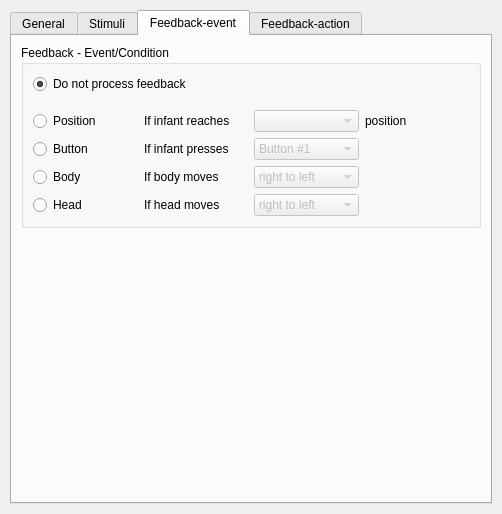
<?xml version="1.0" encoding="UTF-8"?>
<ui version="4.0">
 <class>CTConfWallRight</class>
 <widget class="QWidget" name="CTConfWallRight">
  <property name="geometry">
   <rect>
    <x>0</x>
    <y>0</y>
    <width>502</width>
    <height>514</height>
   </rect>
  </property>
  <property name="sizePolicy">
   <sizepolicy hsizetype="MinimumExpanding" vsizetype="Preferred">
    <horstretch>0</horstretch>
    <verstretch>0</verstretch>
   </sizepolicy>
  </property>
  <property name="minimumSize">
   <size>
    <width>500</width>
    <height>0</height>
   </size>
  </property>
  <property name="windowTitle">
   <string/>
  </property>
  <layout class="QVBoxLayout" name="qvb_main_layout">
   <property name="spacing">
    <number>20</number>
   </property>
   <property name="margin">
    <number>10</number>
   </property>
   <item>
    <widget class="QTabWidget" name="tabWidget">
     <property name="currentIndex">
      <number>2</number>
     </property>
     <widget class="QWidget" name="tabGeneral">
      <attribute name="title">
       <string>General</string>
      </attribute>
      <layout class="QVBoxLayout" name="verticalLayout">
       <item>
        <widget class="QGroupBox" name="qgb_comment">
         <property name="title">
          <string>Comment</string>
         </property>
         <property name="flat">
          <bool>true</bool>
         </property>
         <layout class="QGridLayout" name="qgl_comment_layout">
          <property name="leftMargin">
           <number>0</number>
          </property>
          <property name="topMargin">
           <number>10</number>
          </property>
          <property name="rightMargin">
           <number>0</number>
          </property>
          <property name="bottomMargin">
           <number>10</number>
          </property>
          <property name="horizontalSpacing">
           <number>10</number>
          </property>
          <property name="verticalSpacing">
           <number>5</number>
          </property>
          <item row="0" column="0">
           <widget class="QPlainTextEdit" name="qte_comment">
            <property name="sizePolicy">
             <sizepolicy hsizetype="Expanding" vsizetype="Fixed">
              <horstretch>0</horstretch>
              <verstretch>0</verstretch>
             </sizepolicy>
            </property>
            <property name="minimumSize">
             <size>
              <width>0</width>
              <height>50</height>
             </size>
            </property>
            <property name="maximumSize">
             <size>
              <width>16777215</width>
              <height>50</height>
             </size>
            </property>
            <property name="horizontalScrollBarPolicy">
             <enum>Qt::ScrollBarAlwaysOff</enum>
            </property>
           </widget>
          </item>
         </layout>
        </widget>
       </item>
       <item>
        <widget class="QGroupBox" name="qgb_runtime">
         <property name="title">
          <string>Runtime</string>
         </property>
         <property name="flat">
          <bool>true</bool>
         </property>
         <layout class="QGridLayout" name="qgl_runtime_layout">
          <property name="leftMargin">
           <number>0</number>
          </property>
          <property name="topMargin">
           <number>10</number>
          </property>
          <property name="rightMargin">
           <number>0</number>
          </property>
          <property name="bottomMargin">
           <number>10</number>
          </property>
          <property name="horizontalSpacing">
           <number>10</number>
          </property>
          <property name="verticalSpacing">
           <number>5</number>
          </property>
          <item row="0" column="2">
           <widget class="QLabel" name="qlb_block_repetitions">
            <property name="text">
             <string>Block repetitions</string>
            </property>
           </widget>
          </item>
          <item row="0" column="1">
           <widget class="CTDoubleSpinBox" name="qsb_block_duration">
            <property name="readOnly">
             <bool>true</bool>
            </property>
            <property name="buttonSymbols">
             <enum>QAbstractSpinBox::NoButtons</enum>
            </property>
            <property name="suffix">
             <string> sec.</string>
            </property>
            <property name="decimals">
             <number>1</number>
            </property>
            <property name="minimum">
             <double>0.000000000000000</double>
            </property>
            <property name="maximum">
             <double>300.000000000000000</double>
            </property>
            <property name="singleStep">
             <double>0.100000000000000</double>
            </property>
            <property name="value">
             <double>0.000000000000000</double>
            </property>
           </widget>
          </item>
          <item row="0" column="0">
           <widget class="QLabel" name="qlb_block_duration">
            <property name="text">
             <string>Block duration</string>
            </property>
           </widget>
          </item>
          <item row="0" column="3">
           <widget class="CTSpinBox" name="qsb_block_repetitions">
            <property name="suffix">
             <string> x</string>
            </property>
            <property name="minimum">
             <number>1</number>
            </property>
            <property name="maximum">
             <number>100</number>
            </property>
           </widget>
          </item>
          <item row="1" column="0">
           <widget class="QLabel" name="qlb_pause">
            <property name="text">
             <string>Pause</string>
            </property>
           </widget>
          </item>
          <item row="1" column="1">
           <widget class="CTDoubleSpinBox" name="qsb_pause">
            <property name="suffix">
             <string> sec.</string>
            </property>
            <property name="decimals">
             <number>1</number>
            </property>
            <property name="singleStep">
             <double>0.100000000000000</double>
            </property>
           </widget>
          </item>
         </layout>
        </widget>
       </item>
       <item>
        <spacer name="verticalSpacer">
         <property name="orientation">
          <enum>Qt::Vertical</enum>
         </property>
         <property name="sizeHint" stdset="0">
          <size>
           <width>20</width>
           <height>40</height>
          </size>
         </property>
        </spacer>
       </item>
      </layout>
     </widget>
     <widget class="QWidget" name="tabStimuli">
      <attribute name="title">
       <string>Stimuli</string>
      </attribute>
      <layout class="QVBoxLayout" name="verticalLayout_2">
       <item>
        <widget class="QGroupBox" name="qgb_stimuli">
         <property name="title">
          <string>Stimuli</string>
         </property>
         <property name="flat">
          <bool>true</bool>
         </property>
         <layout class="QVBoxLayout" name="qvb_stimuli_layout">
          <property name="spacing">
           <number>10</number>
          </property>
          <property name="leftMargin">
           <number>0</number>
          </property>
          <property name="topMargin">
           <number>10</number>
          </property>
          <property name="rightMargin">
           <number>0</number>
          </property>
          <property name="bottomMargin">
           <number>10</number>
          </property>
         </layout>
        </widget>
       </item>
       <item>
        <spacer name="verticalSpacer_2">
         <property name="orientation">
          <enum>Qt::Vertical</enum>
         </property>
         <property name="sizeHint" stdset="0">
          <size>
           <width>20</width>
           <height>40</height>
          </size>
         </property>
        </spacer>
       </item>
      </layout>
     </widget>
     <widget class="QWidget" name="tab">
      <attribute name="title">
       <string>Feedback-event</string>
      </attribute>
      <layout class="QVBoxLayout" name="verticalLayout_3">
       <item>
        <widget class="QGroupBox" name="qgb_events">
         <property name="title">
          <string>Feedback - Event/Condition</string>
         </property>
         <property name="flat">
          <bool>true</bool>
         </property>
         <layout class="QGridLayout" name="gridLayout_2">
          <item row="0" column="0" colspan="2">
           <widget class="QRadioButton" name="qrb_null_event">
            <property name="text">
             <string>Do not process feedback</string>
            </property>
            <property name="checked">
             <bool>true</bool>
            </property>
           </widget>
          </item>
          <item row="1" column="0">
           <spacer name="qv_spacer">
            <property name="orientation">
             <enum>Qt::Vertical</enum>
            </property>
            <property name="sizeType">
             <enum>QSizePolicy::Fixed</enum>
            </property>
            <property name="sizeHint" stdset="0">
             <size>
              <width>5</width>
              <height>10</height>
             </size>
            </property>
           </spacer>
          </item>
          <item row="2" column="0">
           <widget class="QRadioButton" name="qrb_position_event">
            <property name="text">
             <string>Position</string>
            </property>
           </widget>
          </item>
          <item row="2" column="1">
           <widget class="QLabel" name="qlb_position">
            <property name="text">
             <string>If infant reaches</string>
            </property>
           </widget>
          </item>
          <item row="2" column="4">
           <widget class="QLabel" name="qlb_position_add">
            <property name="text">
             <string>position</string>
            </property>
           </widget>
          </item>
          <item row="3" column="0">
           <widget class="QRadioButton" name="qrb_button_pressed_event">
            <property name="text">
             <string>Button</string>
            </property>
           </widget>
          </item>
          <item row="3" column="1">
           <widget class="QLabel" name="qlb_button">
            <property name="text">
             <string>If infant presses</string>
            </property>
           </widget>
          </item>
          <item row="4" column="0">
           <widget class="QRadioButton" name="qrb_body_event">
            <property name="text">
             <string>Body</string>
            </property>
           </widget>
          </item>
          <item row="4" column="1">
           <widget class="QLabel" name="qlb_body">
            <property name="text">
             <string>If body moves</string>
            </property>
           </widget>
          </item>
          <item row="5" column="0">
           <widget class="QRadioButton" name="qrb_head_event">
            <property name="text">
             <string>Head</string>
            </property>
           </widget>
          </item>
          <item row="5" column="1">
           <widget class="QLabel" name="qlb_head">
            <property name="text">
             <string>If head moves</string>
            </property>
           </widget>
          </item>
          <item row="5" column="2">
           <widget class="QComboBox" name="qcb_head">
            <property name="enabled">
             <bool>false</bool>
            </property>
            <item>
             <property name="text">
              <string>right to left</string>
             </property>
            </item>
            <item>
             <property name="text">
              <string>left to right</string>
             </property>
            </item>
           </widget>
          </item>
          <item row="4" column="2">
           <widget class="QComboBox" name="qcb_body">
            <property name="enabled">
             <bool>false</bool>
            </property>
            <item>
             <property name="text">
              <string>right to left</string>
             </property>
            </item>
            <item>
             <property name="text">
              <string>left to right</string>
             </property>
            </item>
           </widget>
          </item>
          <item row="3" column="2">
           <widget class="QComboBox" name="qcb_button">
            <property name="enabled">
             <bool>false</bool>
            </property>
            <item>
             <property name="text">
              <string>Button #1</string>
             </property>
            </item>
            <item>
             <property name="text">
              <string>Button #2</string>
             </property>
            </item>
            <item>
             <property name="text">
              <string>Button #3</string>
             </property>
            </item>
            <item>
             <property name="text">
              <string>Button #4</string>
             </property>
            </item>
            <item>
             <property name="text">
              <string>all</string>
             </property>
            </item>
           </widget>
          </item>
          <item row="2" column="2">
           <widget class="QComboBox" name="qcb_position">
            <property name="enabled">
             <bool>false</bool>
            </property>
           </widget>
          </item>
         </layout>
        </widget>
       </item>
       <item>
        <spacer name="verticalSpacer_3">
         <property name="orientation">
          <enum>Qt::Vertical</enum>
         </property>
         <property name="sizeHint" stdset="0">
          <size>
           <width>20</width>
           <height>40</height>
          </size>
         </property>
        </spacer>
       </item>
      </layout>
     </widget>
     <widget class="QWidget" name="tabFeedbackAction">
      <attribute name="title">
       <string>Feedback-action</string>
      </attribute>
      <layout class="QVBoxLayout" name="verticalLayout_4">
       <item>
        <widget class="QGroupBox" name="qgb_actions">
         <property name="title">
          <string>Feedback - Action</string>
         </property>
         <property name="flat">
          <bool>true</bool>
         </property>
         <layout class="QVBoxLayout" name="qvb_actions_layout">
          <property name="spacing">
           <number>10</number>
          </property>
          <property name="leftMargin">
           <number>0</number>
          </property>
          <property name="topMargin">
           <number>10</number>
          </property>
          <property name="rightMargin">
           <number>0</number>
          </property>
          <property name="bottomMargin">
           <number>10</number>
          </property>
          <item>
           <layout class="QGridLayout" name="gridLayout">
            <item row="0" column="0">
             <widget class="QLabel" name="label">
              <property name="text">
               <string>Duration interval</string>
              </property>
             </widget>
            </item>
            <item row="0" column="1">
             <widget class="CTDoubleSpinBox" name="qsb_duration_min">
              <property name="enabled">
               <bool>true</bool>
              </property>
              <property name="suffix">
               <string> sec.</string>
              </property>
              <property name="decimals">
               <number>1</number>
              </property>
              <property name="maximum">
               <double>1.000000000000000</double>
              </property>
              <property name="singleStep">
               <double>0.100000000000000</double>
              </property>
              <property name="value">
               <double>0.100000000000000</double>
              </property>
             </widget>
            </item>
            <item row="0" column="2">
             <widget class="CTDoubleSpinBox" name="qsb_duration_max">
              <property name="enabled">
               <bool>true</bool>
              </property>
              <property name="suffix">
               <string> sec.</string>
              </property>
              <property name="decimals">
               <number>1</number>
              </property>
              <property name="singleStep">
               <double>0.100000000000000</double>
              </property>
              <property name="value">
               <double>1.000000000000000</double>
              </property>
             </widget>
            </item>
           </layout>
          </item>
         </layout>
        </widget>
       </item>
       <item>
        <spacer name="verticalSpacer_4">
         <property name="orientation">
          <enum>Qt::Vertical</enum>
         </property>
         <property name="sizeHint" stdset="0">
          <size>
           <width>20</width>
           <height>40</height>
          </size>
         </property>
        </spacer>
       </item>
      </layout>
     </widget>
    </widget>
   </item>
  </layout>
 </widget>
 <customwidgets>
  <customwidget>
   <class>CTSpinBox</class>
   <extends>QSpinBox</extends>
   <header>ct_customwidgets.h</header>
  </customwidget>
  <customwidget>
   <class>CTDoubleSpinBox</class>
   <extends>QDoubleSpinBox</extends>
   <header>ct_customwidgets.h</header>
  </customwidget>
 </customwidgets>
 <resources/>
 <connections/>
</ui>
